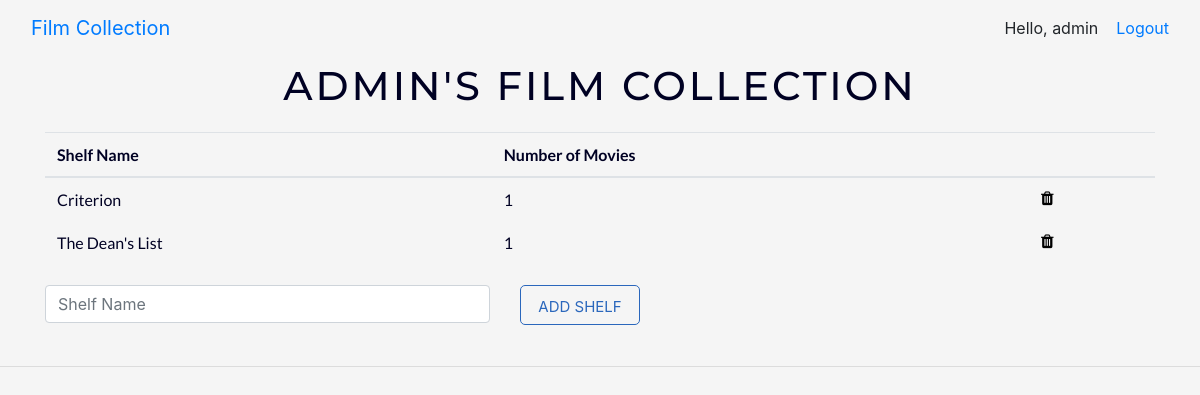
Page / (signed in) on the earlier database version.
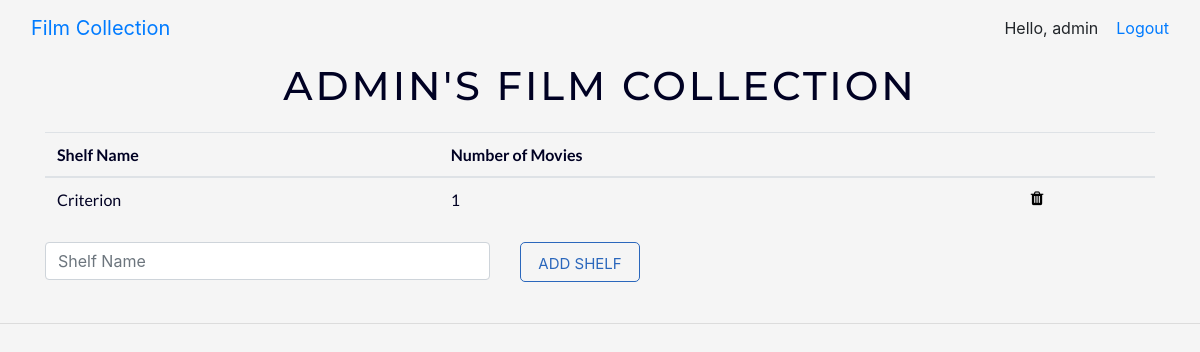
Same page on the later database version.
### collection/models.py (models this page shows, shortened)
class Shelf(models.Model):
    user = models.ForeignKey(settings.AUTH_USER_MODEL, on_delete = models.CASCADE, default = 1)
    shelf_name = models.CharField(max_length = 100)
    shelf_size = models.PositiveIntegerField(default = 0)

### collection/views.py (the view)
# urls.py: path('', views.IndexView.as_view(), name='index'),
class IndexView(generic.ListView):
    template_name='collection/index.html'
    context_object_name='shelf_list'
    @method_decorator(login_required)
    def dispatch(self, *args, **kwargs):
        return super(IndexView, self).dispatch(*args, **kwargs)
    def get_queryset(self):
        return Shelf.objects.order_by('shelf_name')[:10]

### collection/templates/collection/index.html (shortened to what this page needs)
{% extends 'base.html' %}
{% block body %}
<div class="container color-navy">
    <div class="title">
        <p> {{user.get_username.upper}}'S FILM COLLECTION</p>
    </div>
    <div class="shelf_list">
        {% if user.shelf_set.count > 0 %}
        <table class="table body-font color-navy">
            <thead>
                <th>Shelf Name</th>
                <th>Number of Movies</th>
                <th></th>
            </thead>
            <tbody>
                {% for shelf in user.shelf_set.all %}
                <tr href="{% url 'collection:detail' shelf.id %}">
                    <td>{{ shelf.shelf_name }}</td>
                    <td>{{ shelf.shelf_size }} </td>
                    <td title="Delete" ><a href="{% url 'collection:delete_shelf' shelf.id %}"class ="button-trash"><span class="fa fa-trash"></span></a></td>
                </tr>
                {% endfor %}
            </tbody>
        </table>
        {% else %}
        <p>You haven't made a shelf yet.</p>
        {% endif %}
        <form class="row" action="{% url 'collection:add_shelf' user.id %}" method="post">
            <div class="col-sm-5 form-group">
                <input required class="form-control form-spacing" type="text" name="name" placeholder="Shelf Name">
            </div>
            <div class="col-sm-2 form-group">
                <button class="button-yin form-spacing" type="submit"> ADD SHELF </button>
            </div>
        </form>
    </div>
</div>
{% endblock %}

Differences in the rows shown:
removed Shelf: shelf_name "The Dean's List", shelf_size "1"
